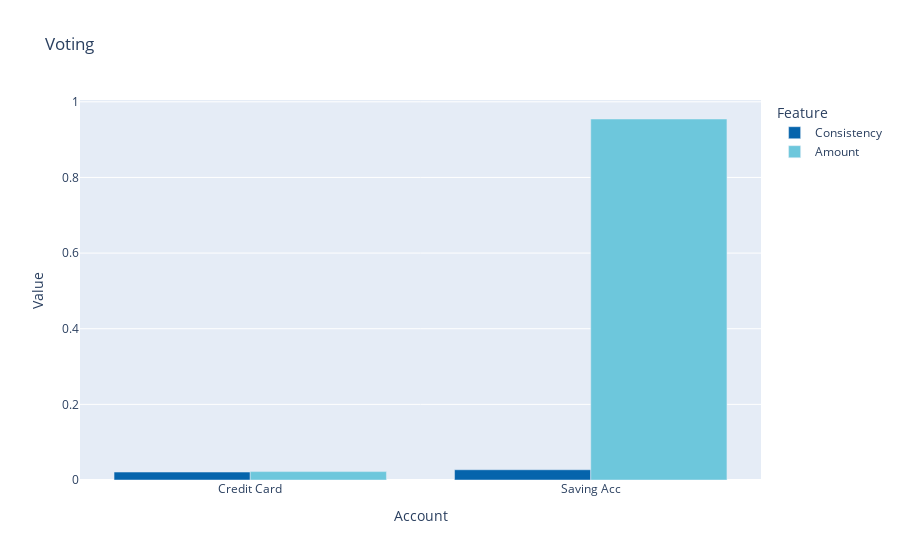

The cell this chart's notebook holds for it:
### Code cell
cid = 20858441
df = df_preds[df_preds['id'] == cid]
fig = px.bar(
    df, x="Account", y="Value", 
    color="Feature", barmode="group",
    color_discrete_sequence=['#0664ac', '#6dc7dc'],
    title="Voting"
)
fig.show()

### Figure 1 — Plotly figure (JSON) as saved in the notebook; plotly's stock layout.template omitted (floating-point values rounded to 4 significant figures)
{"data": [{"alignmentgroup": "True", "hovertemplate": "Feature=Consistency<br>Account=%{x}<br>Value=%{y}<extra></extra>", "legendgroup": "Consistency", "marker": {"color": "#0664ac", "pattern": {"shape": ""}}, "name": "Consistency", "offsetgroup": "Consistency", "orientation": "v", "showlegend": true, "textposition": "auto", "type": "bar", "x": ["Credit Card", "Saving Acc"], "xaxis": "x", "y": [0.02098, 0.02707], "yaxis": "y"}, {"alignmentgroup": "True", "hovertemplate": "Feature=Amount<br>Account=%{x}<br>Value=%{y}<extra></extra>", "legendgroup": "Amount", "marker": {"color": "#6dc7dc", "pattern": {"shape": ""}}, "name": "Amount", "offsetgroup": "Amount", "orientation": "v", "showlegend": true, "textposition": "auto", "type": "bar", "x": ["Credit Card", "Saving Acc"], "xaxis": "x", "y": [0.02218, 0.9546], "yaxis": "y"}], "layout": {"barmode": "group", "legend": {"title": {"text": "Feature"}, "tracegroupgap": 0}, "title": {"text": "Voting"}, "xaxis": {"anchor": "y", "domain": [0, 1], "title": {"text": "Account"}}, "yaxis": {"anchor": "x", "domain": [0, 1], "title": {"text": "Value"}}}}
